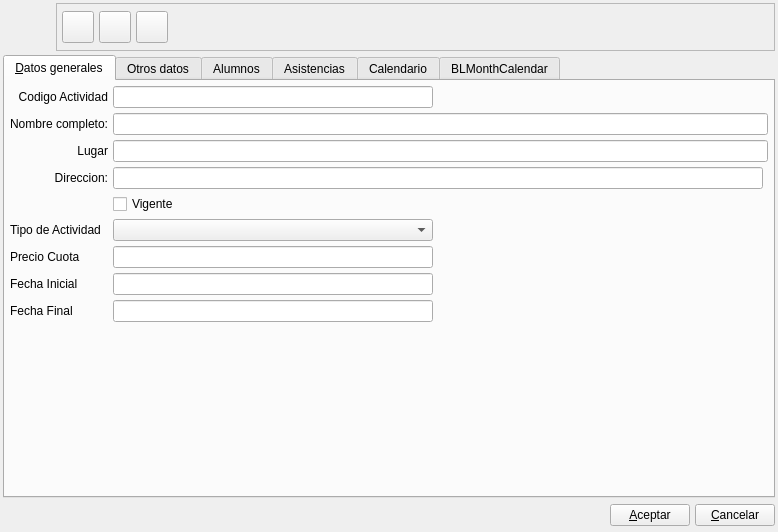
<?xml version="1.0" encoding="UTF-8"?>
<ui version="4.0">
 <author>Alvaro de Miguel</author>
 <class>ActividadBase</class>
 <widget class="QWidget" name="ActividadBase">
  <property name="geometry">
   <rect>
    <x>0</x>
    <y>0</y>
    <width>778</width>
    <height>532</height>
   </rect>
  </property>
  <property name="minimumSize">
   <size>
    <width>500</width>
    <height>150</height>
   </size>
  </property>
  <property name="windowTitle">
   <string>Nueva Actividad</string>
  </property>
  <property name="windowIcon">
   <iconset resource="../pluginbf_profesor/gestionaula.qrc">
    <normaloff>:/ImgGestionAula/icons/actividad.svg</normaloff>:/ImgGestionAula/icons/actividad.svg</iconset>
  </property>
  <layout class="QVBoxLayout" name="verticalLayout">
   <item>
    <layout class="QHBoxLayout">
     <property name="spacing">
      <number>5</number>
     </property>
     <property name="margin">
      <number>0</number>
     </property>
     <item>
      <widget class="QLabel" name="label">
       <property name="minimumSize">
        <size>
         <width>48</width>
         <height>48</height>
        </size>
       </property>
       <property name="maximumSize">
        <size>
         <width>48</width>
         <height>48</height>
        </size>
       </property>
       <property name="text">
        <string/>
       </property>
       <property name="pixmap">
        <pixmap resource="../pluginbf_profesor/gestionaula.qrc">:/ImgGestionAula/icons/actividad.svg</pixmap>
       </property>
       <property name="scaledContents">
        <bool>true</bool>
       </property>
      </widget>
     </item>
     <item>
      <widget class="QFrame" name="frame">
       <property name="frameShape">
        <enum>QFrame::StyledPanel</enum>
       </property>
       <property name="frameShadow">
        <enum>QFrame::Raised</enum>
       </property>
       <layout class="QHBoxLayout">
        <property name="spacing">
         <number>5</number>
        </property>
        <property name="margin">
         <number>5</number>
        </property>
        <item>
         <widget class="QToolButton" name="mui_guardar">
          <property name="minimumSize">
           <size>
            <width>32</width>
            <height>32</height>
           </size>
          </property>
          <property name="maximumSize">
           <size>
            <width>32</width>
            <height>32</height>
           </size>
          </property>
          <property name="toolTip">
           <string>Guardar actividad</string>
          </property>
          <property name="whatsThis">
           <string>Guardar actividad</string>
          </property>
          <property name="text">
           <string/>
          </property>
          <property name="icon">
           <iconset resource="../../../bulmages.qrc">
            <normaloff>:/Images/edit-save.svg</normaloff>:/Images/edit-save.svg</iconset>
          </property>
          <property name="iconSize">
           <size>
            <width>32</width>
            <height>32</height>
           </size>
          </property>
          <property name="shortcut">
           <string>Ctrl+S</string>
          </property>
         </widget>
        </item>
        <item>
         <widget class="QToolButton" name="mui_borrar">
          <property name="minimumSize">
           <size>
            <width>32</width>
            <height>32</height>
           </size>
          </property>
          <property name="maximumSize">
           <size>
            <width>32</width>
            <height>32</height>
           </size>
          </property>
          <property name="toolTip">
           <string>Borrar actividad</string>
          </property>
          <property name="whatsThis">
           <string>Borrar actividad</string>
          </property>
          <property name="text">
           <string/>
          </property>
          <property name="icon">
           <iconset resource="../../../bulmages.qrc">
            <normaloff>:/Images/edit-delete.svg</normaloff>:/Images/edit-delete.svg</iconset>
          </property>
          <property name="iconSize">
           <size>
            <width>32</width>
            <height>32</height>
           </size>
          </property>
          <property name="shortcut">
           <string>Ctrl+D</string>
          </property>
         </widget>
        </item>
        <item>
         <widget class="QToolButton" name="mui_imprimir">
          <property name="minimumSize">
           <size>
            <width>32</width>
            <height>32</height>
           </size>
          </property>
          <property name="maximumSize">
           <size>
            <width>32</width>
            <height>32</height>
           </size>
          </property>
          <property name="toolTip">
           <string>Imprimir actividad</string>
          </property>
          <property name="whatsThis">
           <string>Imprimir actividad</string>
          </property>
          <property name="text">
           <string/>
          </property>
          <property name="icon">
           <iconset resource="../../../bulmages.qrc">
            <normaloff>:/Images/document-print.svg</normaloff>:/Images/document-print.svg</iconset>
          </property>
          <property name="iconSize">
           <size>
            <width>32</width>
            <height>32</height>
           </size>
          </property>
          <property name="shortcut">
           <string>Ctrl+I</string>
          </property>
         </widget>
        </item>
        <item>
         <spacer>
          <property name="orientation">
           <enum>Qt::Horizontal</enum>
          </property>
          <property name="sizeType">
           <enum>QSizePolicy::Expanding</enum>
          </property>
          <property name="sizeHint" stdset="0">
           <size>
            <width>41</width>
            <height>34</height>
           </size>
          </property>
         </spacer>
        </item>
       </layout>
      </widget>
     </item>
    </layout>
   </item>
   <item>
    <widget class="QTabWidget" name="mui_tab">
     <property name="enabled">
      <bool>true</bool>
     </property>
     <property name="currentIndex">
      <number>0</number>
     </property>
     <widget class="QWidget" name="Tab1">
      <attribute name="title">
       <string>&amp;Datos generales</string>
      </attribute>
      <layout class="QGridLayout" name="_2">
       <property name="margin">
        <number>5</number>
       </property>
       <property name="spacing">
        <number>5</number>
       </property>
       <item row="0" column="0">
        <widget class="QLabel" name="textLabel2_5">
         <property name="text">
          <string>Codigo Actividad</string>
         </property>
         <property name="alignment">
          <set>Qt::AlignRight|Qt::AlignTrailing|Qt::AlignVCenter</set>
         </property>
         <property name="buddy">
          <cstring>mui_codigoactividad</cstring>
         </property>
        </widget>
       </item>
       <item row="0" column="1">
        <widget class="QLineEdit" name="mui_codigoactividad">
         <property name="maxLength">
          <number>200</number>
         </property>
        </widget>
       </item>
       <item row="0" column="2">
        <spacer>
         <property name="orientation">
          <enum>Qt::Horizontal</enum>
         </property>
         <property name="sizeHint" stdset="0">
          <size>
           <width>40</width>
           <height>20</height>
          </size>
         </property>
        </spacer>
       </item>
       <item row="1" column="0">
        <widget class="QLabel" name="textLabel2_2">
         <property name="text">
          <string>Nombre completo:</string>
         </property>
         <property name="alignment">
          <set>Qt::AlignRight|Qt::AlignTrailing|Qt::AlignVCenter</set>
         </property>
         <property name="buddy">
          <cstring>mui_nombreactividad</cstring>
         </property>
        </widget>
       </item>
       <item row="1" column="1" colspan="4">
        <widget class="QLineEdit" name="mui_nombreactividad">
         <property name="maxLength">
          <number>100</number>
         </property>
        </widget>
       </item>
       <item row="2" column="0">
        <widget class="QLabel" name="textLabel2_2_2">
         <property name="text">
          <string>Lugar</string>
         </property>
         <property name="alignment">
          <set>Qt::AlignRight|Qt::AlignTrailing|Qt::AlignVCenter</set>
         </property>
         <property name="buddy">
          <cstring>mui_corpcliente</cstring>
         </property>
        </widget>
       </item>
       <item row="2" column="1" colspan="4">
        <widget class="QLineEdit" name="mui_corpcliente">
         <property name="maxLength">
          <number>200</number>
         </property>
        </widget>
       </item>
       <item row="3" column="0">
        <widget class="QLabel" name="textLabel2_6">
         <property name="text">
          <string>Direccion:</string>
         </property>
         <property name="alignment">
          <set>Qt::AlignRight|Qt::AlignTrailing|Qt::AlignVCenter</set>
         </property>
         <property name="buddy">
          <cstring>mui_dircliente</cstring>
         </property>
        </widget>
       </item>
       <item row="3" column="1" colspan="3">
        <widget class="QLineEdit" name="mui_dircliente">
         <property name="maxLength">
          <number>100</number>
         </property>
        </widget>
       </item>
       <item row="10" column="1">
        <spacer>
         <property name="orientation">
          <enum>Qt::Vertical</enum>
         </property>
         <property name="sizeHint" stdset="0">
          <size>
           <width>20</width>
           <height>40</height>
          </size>
         </property>
        </spacer>
       </item>
       <item row="9" column="1" colspan="2">
        <widget class="BlSearchWidget" name="mui_idprofesor" native="true">
         <property name="sizePolicy">
          <sizepolicy hsizetype="Expanding" vsizetype="Fixed">
           <horstretch>0</horstretch>
           <verstretch>0</verstretch>
          </sizepolicy>
         </property>
         <property name="minimumSize">
          <size>
           <width>150</width>
           <height>100</height>
          </size>
         </property>
        </widget>
       </item>
       <item row="4" column="1">
        <widget class="QCheckBox" name="mui_vigenteactividad">
         <property name="text">
          <string>Vigente</string>
         </property>
        </widget>
       </item>
       <item row="5" column="1">
        <widget class="BlComboBox" name="mui_idtipoactividad"/>
       </item>
       <item row="5" column="0">
        <widget class="QLabel" name="label_2">
         <property name="text">
          <string>Tipo de Actividad</string>
         </property>
        </widget>
       </item>
       <item row="6" column="1">
        <widget class="QLineEdit" name="mui_precioactividad"/>
       </item>
       <item row="6" column="0">
        <widget class="QLabel" name="label_3">
         <property name="text">
          <string>Precio Cuota</string>
         </property>
        </widget>
       </item>
       <item row="7" column="1">
        <widget class="BlDateSearch" name="mui_finicialactividad"/>
       </item>
       <item row="8" column="1">
        <widget class="BlDateSearch" name="mui_ffinalactividad"/>
       </item>
       <item row="7" column="0">
        <widget class="QLabel" name="label_4">
         <property name="text">
          <string>Fecha Inicial</string>
         </property>
        </widget>
       </item>
       <item row="8" column="0">
        <widget class="QLabel" name="label_5">
         <property name="text">
          <string>Fecha Final</string>
         </property>
        </widget>
       </item>
      </layout>
     </widget>
     <widget class="QWidget" name="tabOtros">
      <attribute name="title">
       <string>Otros datos</string>
      </attribute>
      <layout class="QGridLayout" name="_3">
       <property name="margin">
        <number>5</number>
       </property>
       <property name="spacing">
        <number>5</number>
       </property>
       <item row="0" column="0" colspan="3">
        <widget class="QFrame" name="m_frameplugin">
         <property name="frameShape">
          <enum>QFrame::StyledPanel</enum>
         </property>
         <property name="frameShadow">
          <enum>QFrame::Raised</enum>
         </property>
        </widget>
       </item>
       <item row="1" column="0" colspan="2">
        <widget class="QLabel" name="textLabel2_4_2_2">
         <property name="text">
          <string>Comentarios:</string>
         </property>
         <property name="buddy">
          <cstring>mui_comentcliente</cstring>
         </property>
        </widget>
       </item>
       <item row="2" column="0" colspan="3">
        <widget class="QTextEdit" name="mui_comentcliente">
         <property name="sizePolicy">
          <sizepolicy hsizetype="Expanding" vsizetype="Expanding">
           <horstretch>0</horstretch>
           <verstretch>0</verstretch>
          </sizepolicy>
         </property>
         <property name="tabChangesFocus">
          <bool>true</bool>
         </property>
        </widget>
       </item>
      </layout>
     </widget>
     <widget class="QWidget" name="tab_3">
      <attribute name="title">
       <string>Alumnos</string>
      </attribute>
      <layout class="QGridLayout" name="gridLayout_3">
       <item row="0" column="0">
        <widget class="ListAlumnosActividadView" name="mui_alumnosList"/>
       </item>
      </layout>
     </widget>
     <widget class="QWidget" name="tab_4">
      <attribute name="title">
       <string>Asistencias</string>
      </attribute>
      <layout class="QGridLayout" name="gridLayout_4">
       <item row="0" column="0">
        <widget class="QTableWidget" name="tableWidget_2"/>
       </item>
      </layout>
     </widget>
     <widget class="QWidget" name="tab">
      <attribute name="title">
       <string>Calendario</string>
      </attribute>
      <layout class="QGridLayout" name="gridLayout">
       <item row="0" column="0">
        <widget class="QCalendarWidget" name="calendarWidget"/>
       </item>
      </layout>
     </widget>
     <widget class="QWidget" name="tab_2">
      <attribute name="title">
       <string>BLMonthCalendar</string>
      </attribute>
      <layout class="QGridLayout" name="gridLayout_2">
       <item row="0" column="0">
        <widget class="BLMonthCalendar" name="widget" native="true"/>
       </item>
      </layout>
     </widget>
    </widget>
   </item>
   <item>
    <layout class="QHBoxLayout">
     <property name="spacing">
      <number>5</number>
     </property>
     <property name="margin">
      <number>0</number>
     </property>
     <item>
      <spacer>
       <property name="orientation">
        <enum>Qt::Horizontal</enum>
       </property>
       <property name="sizeType">
        <enum>QSizePolicy::Expanding</enum>
       </property>
       <property name="sizeHint" stdset="0">
        <size>
         <width>201</width>
         <height>27</height>
        </size>
       </property>
      </spacer>
     </item>
     <item>
      <widget class="QPushButton" name="mui_aceptar">
       <property name="text">
        <string>&amp;Aceptar</string>
       </property>
      </widget>
     </item>
     <item>
      <widget class="QPushButton" name="mui_cancelar">
       <property name="text">
        <string>&amp;Cancelar</string>
       </property>
      </widget>
     </item>
    </layout>
   </item>
  </layout>
 </widget>
 <layoutdefault spacing="4" margin="3"/>
 <customwidgets>
  <customwidget>
   <class>BLMonthCalendar</class>
   <extends>QWidget</extends>
   <header>blmonthcalendar.h</header>
   <container>1</container>
  </customwidget>
  <customwidget>
   <class>ListAlumnosActividadView</class>
   <extends>QTableWidget</extends>
   <header>actividadview.h</header>
  </customwidget>
  <customwidget>
   <class>BlSearchWidget</class>
   <extends>QWidget</extends>
   <header>blsearchwidget.h</header>
  </customwidget>
  <customwidget>
   <class>BlComboBox</class>
   <extends>QComboBox</extends>
   <header>blcombobox.h</header>
  </customwidget>
  <customwidget>
   <class>BlDateSearch</class>
   <extends>QLineEdit</extends>
   <header>bldatesearch.h</header>
  </customwidget>
 </customwidgets>
 <resources>
  <include location="../../../bulmages.qrc"/>
  <include location="../pluginbf_profesor/gestionaula.qrc"/>
 </resources>
 <connections/>
</ui>
